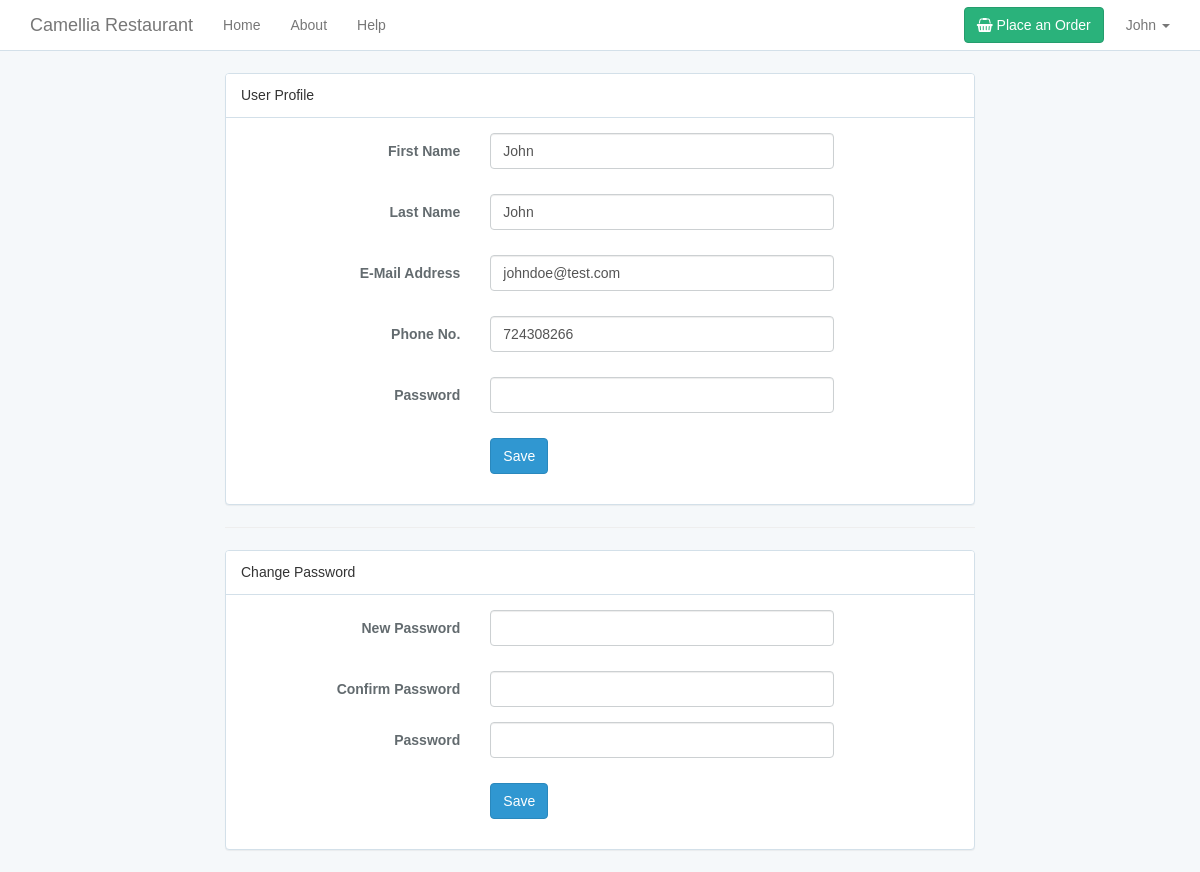
The app's page /user/profile.php (signed in), older data.
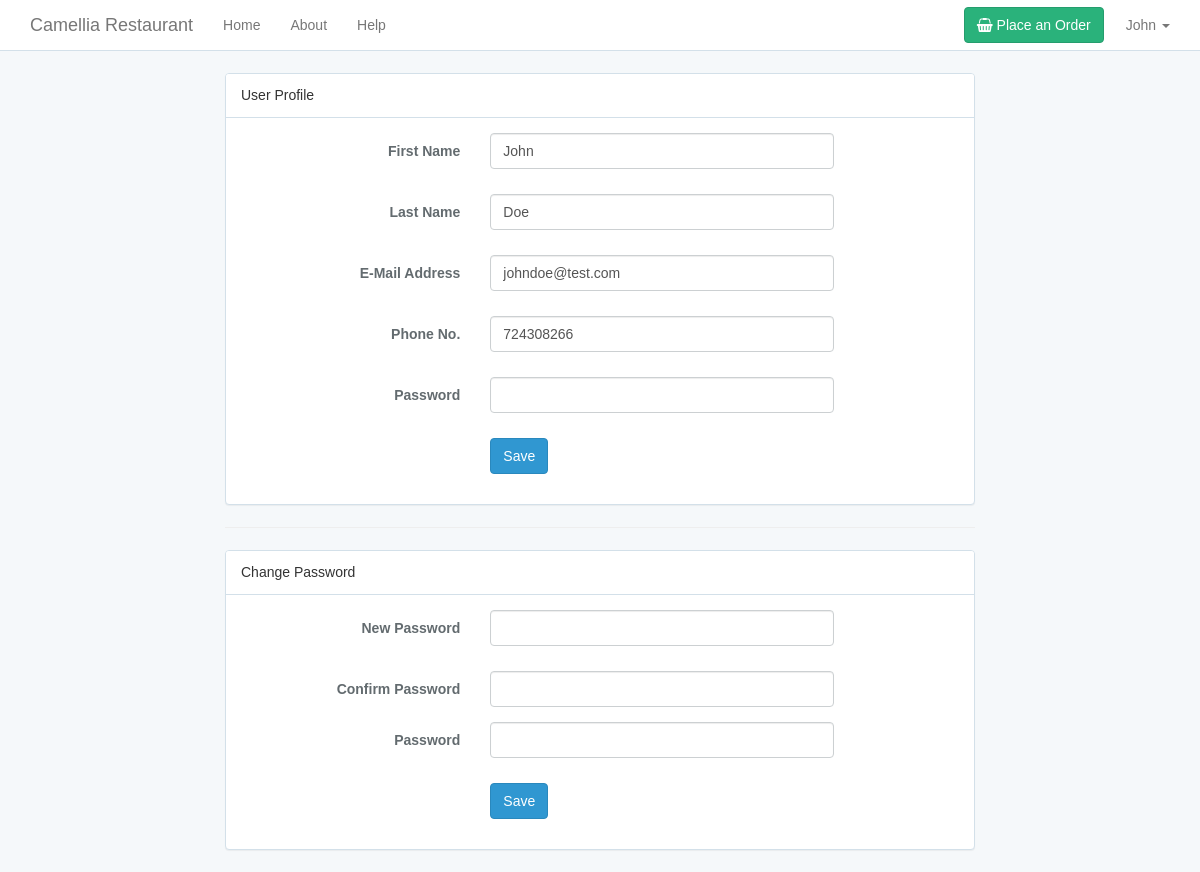
The same page, newer data.
### tables this page shows
CREATE TABLE `users` (
  `id` int(10) UNSIGNED NOT NULL,
  `first_name` varchar(191) NOT NULL,
  `last_name` varchar(191) NOT NULL,
  `email` varchar(191) NOT NULL,
  `phone` int(191) DEFAULT NULL,
  `password` varchar(191) NOT NULL,
  `remember_token` varchar(100) DEFAULT NULL,
  `created_at` timestamp NOT NULL DEFAULT CURRENT_TIMESTAMP,
  `updated_at` timestamp NOT NULL DEFAULT CURRENT_TIMESTAMP ON UPDATE CURRENT_TIMESTAMP
);

### helpers.php (called while the page is built, shortened)
<?php
if (!function_exists('route')) {
    function route($name)
    {
        return APP_URL . "/{$name}";
    }
}
if (!function_exists('auth_check')) {
    function auth_check()
    {
        if (isset($_SESSION['user'])) {
            return true;
        }
        return false;
    }
}
if (!function_exists('auth')) {
    function auth()
    {
        if (auth_check()) {
            return $_SESSION['user'];
        }
        return null;
    }
}
if (!function_exists('string_get')) {
    function string_get($string, $default = null)
    {
        return isset($string) ? $string : $default;
    }
}
if (!function_exists('session_has')) {
    function session_has($key, $item = null)
    {
        if (isset($key)) {
            if (isset($item)) {
                if (isset($_SESSION[$key][$item])) {
                    return true;
                }
                return false;
            }
            return isset($_SESSION[$key]);
        }
        return false;
    }
}
if (!function_exists('session_pop')) {
    function session_pop($key, $item = null)
    {
        $value = null;
        return $value;
    }
}

### functions.php (called while the page is built, shortened)
<?php
include_once "helpers.php";
if (!function_exists('unauthenticated')) {
    function unauthenticated()
    {
        if (!auth_check()) {
            return header("Location: " . route("auth/login.php"));
        } else {
            $user = userById(auth()['id']);
        }
    }
}
if (!function_exists('userById')) {
    function userById($user)
    {
        global $con;
        $row = [];
        $stmt = $con->prepare("SELECT * FROM `users` WHERE `id` = ? LIMIT 1");
        $stmt->bind_param("i", $user);
        $stmt->execute();
        $result = $stmt->get_result();
        if ($result->num_rows == 1) {
            $row = $result->fetch_assoc();
        }
        return $row;
    }
}
if (!function_exists('hasRoles')) {
    function hasRoles($user, $role = null, $expired = false)
    {
        global $con;
        $roleable = false;
        $user = isset($user['id']) ? $user['id'] : $user;
        if (isset($user)) {
            if (isset($role)) {
                $row = [];
                $_stmt = $con->prepare("SELECT * FROM `roles` WHERE `slug` = ? AND `slug` IS NOT NULL");
                $_stmt->bind_param("s", $role);
                $_stmt->execute();
                $result = $_stmt->get_result();
                if ($result->num_rows == 1) {
                    $row = $result->fetch_assoc();
                    if (($expired == true)) {
                        $stmt = $con->prepare("SELECT * FROM `user_roles` WHERE `user_id` = ?  AND `role_id` = ? AND `expired_at` IS NOT NULL LIMIT 1");
                    } else {
                        $stmt = $con->prepare("SELECT * FROM `user_roles` WHERE `user_id` = ?  AND `role_id` = ? AND `expired_at` IS NULL LIMIT 1");
                    }
                    $stmt->bind_param("ii", $user, $row['id']);
                } else {
                    $roleable = false;
                }
            } else {
                $stmt = $con->prepare("SELECT * FROM `user_roles` WHERE `user_id` = ? AND `expired_at` IS NULL");
                $stmt->bind_param("i", $user);
            }
            $stmt->execute();
            $result = $stmt->get_result();
            if ($result->num_rows >= 1) {
                $roleable = true;
            }
        }
        return $roleable;
    }
}

### user/profile.php (the view, shortened to what the changed rows need)
<?php
include_once("../helpers.php");
include_once("../functions.php");
unauthenticated();
$user = auth();
?>
<!DOCTYPE html>
<html lang="en">
<head>
    <?php include_once('../partials/_head.php'); ?>
</head>
<body>
<div id="app">
    <div class="container">
        <div class="row">
            <div class="col-md-8 col-md-offset-2">
                <div class="panel panel-default">
                    <div class="panel-body">
                        <form class="form-horizontal" method="POST"
                              action="<?php echo route('user/scripts/update_profile.php'); ?>">
                            <div class="form-group<?php echo session_has('errors', 'first_name') ? ' has-error' : ''; ?>">
                                <div class="col-md-6">
                                    <input id="first_name" type="text" class="form-control" name="first_name"
                                           value="<?php echo string_get(session_pop('old', 'first_name'), $user['first_name']); ?>"
                                           required autofocus>
                                </div>
                            </div>
                            <div class="form-group<?php echo session_has('errors', 'last_name') ? ' has-error' : ''; ?>">
                                <div class="col-md-6">
                                    <input id="last_name" type="text" class="form-control" name="last_name"
                                           value="<?php echo string_get(session_pop('old', 'last_name'), $user['last_name']); ?>"
                                           required>
                                </div>
                            </div>
                            <div class="form-group<?php echo session_has('errors', 'email') ? ' has-error' : ''; ?>">
                                <div class="col-md-6">
                                    <input id="email" type="email" class="form-control" name="email"
                                           value="<?php echo string_get(session_pop('old', 'email'), $user['email']); ?>"
                                           required>
                                </div>
                            </div>
                            <div class="form-group<?php echo session_has('errors', 'phone') ? ' has-error' : ''; ?>">
                                <div class="col-md-6">
                                    <input id="phone" type="text" class="form-control" name="phone"
                                           value="<?php echo string_get(session_pop('old', 'phone'), $user['phone']); ?>"
                                           required>
                                </div>
                            </div>
                        </form>
                    </div>
                </div>
            </div>
        </div>
    </div>
</div>
</body>
</html>

Row changes from the older to the newer data that the page shows:
changed users "John": last_name "John" → "Doe"
